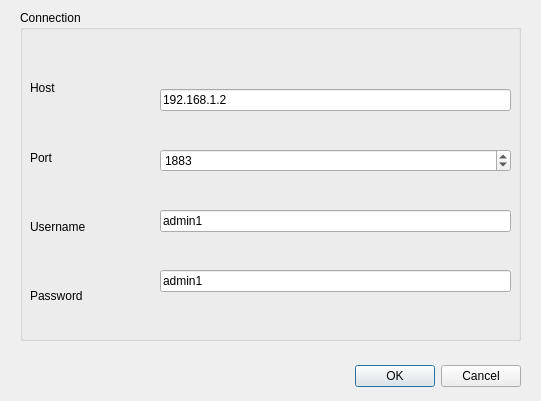
<?xml version="1.0" encoding="UTF-8"?>
<ui version="4.0">
 <class>Connection</class>
 <widget class="QDialog" name="Connection">
  <property name="geometry">
   <rect>
    <x>0</x>
    <y>0</y>
    <width>541</width>
    <height>401</height>
   </rect>
  </property>
  <property name="windowTitle">
   <string>Config Connection</string>
  </property>
  <widget class="QDialogButtonBox" name="buttonBox">
   <property name="geometry">
    <rect>
     <x>180</x>
     <y>360</y>
     <width>341</width>
     <height>32</height>
    </rect>
   </property>
   <property name="orientation">
    <enum>Qt::Horizontal</enum>
   </property>
   <property name="standardButtons">
    <set>QDialogButtonBox::Cancel|QDialogButtonBox::Ok</set>
   </property>
  </widget>
  <widget class="QGroupBox" name="groupBox">
   <property name="geometry">
    <rect>
     <x>20</x>
     <y>10</y>
     <width>501</width>
     <height>331</height>
    </rect>
   </property>
   <property name="title">
    <string>Connection</string>
   </property>
   <widget class="QWidget" name="layoutWidget">
    <property name="geometry">
     <rect>
      <x>140</x>
      <y>47</y>
      <width>351</width>
      <height>271</height>
     </rect>
    </property>
    <layout class="QVBoxLayout" name="verticalLayout">
     <item>
      <widget class="QLineEdit" name="qleHost">
       <property name="text">
        <string>192.168.1.2</string>
       </property>
      </widget>
     </item>
     <item>
      <widget class="QSpinBox" name="sbPort">
       <property name="maximum">
        <number>9999</number>
       </property>
       <property name="value">
        <number>1883</number>
       </property>
      </widget>
     </item>
     <item>
      <widget class="QLineEdit" name="qleUsername">
       <property name="text">
        <string>admin1</string>
       </property>
      </widget>
     </item>
     <item>
      <widget class="QLineEdit" name="qlePassword">
       <property name="text">
        <string>admin1</string>
       </property>
      </widget>
     </item>
    </layout>
   </widget>
   <widget class="QWidget" name="layoutWidget_2">
    <property name="geometry">
     <rect>
      <x>10</x>
      <y>47</y>
      <width>111</width>
      <height>271</height>
     </rect>
    </property>
    <layout class="QVBoxLayout" name="verticalLayout_2">
     <item>
      <widget class="QLabel" name="label">
       <property name="text">
        <string>&lt;html&gt;&lt;head/&gt;&lt;body&gt;&lt;p&gt;Host&lt;/p&gt;&lt;/body&gt;&lt;/html&gt;</string>
       </property>
      </widget>
     </item>
     <item>
      <widget class="QLabel" name="label_2">
       <property name="text">
        <string>&lt;html&gt;&lt;head/&gt;&lt;body&gt;&lt;p&gt;Port&lt;/p&gt;&lt;/body&gt;&lt;/html&gt;</string>
       </property>
      </widget>
     </item>
     <item>
      <widget class="QLabel" name="label_4">
       <property name="text">
        <string>&lt;html&gt;&lt;head/&gt;&lt;body&gt;&lt;p&gt;Username&lt;/p&gt;&lt;/body&gt;&lt;/html&gt;</string>
       </property>
      </widget>
     </item>
     <item>
      <widget class="QLabel" name="label_5">
       <property name="text">
        <string>&lt;html&gt;&lt;head/&gt;&lt;body&gt;&lt;p&gt;Password&lt;/p&gt;&lt;/body&gt;&lt;/html&gt;</string>
       </property>
      </widget>
     </item>
    </layout>
   </widget>
  </widget>
 </widget>
 <resources/>
 <connections>
  <connection>
   <sender>buttonBox</sender>
   <signal>accepted()</signal>
   <receiver>Connection</receiver>
   <slot>accept()</slot>
   <hints>
    <hint type="sourcelabel">
     <x>248</x>
     <y>254</y>
    </hint>
    <hint type="destinationlabel">
     <x>157</x>
     <y>274</y>
    </hint>
   </hints>
  </connection>
  <connection>
   <sender>buttonBox</sender>
   <signal>rejected()</signal>
   <receiver>Connection</receiver>
   <slot>reject()</slot>
   <hints>
    <hint type="sourcelabel">
     <x>316</x>
     <y>260</y>
    </hint>
    <hint type="destinationlabel">
     <x>286</x>
     <y>274</y>
    </hint>
   </hints>
  </connection>
 </connections>
</ui>
